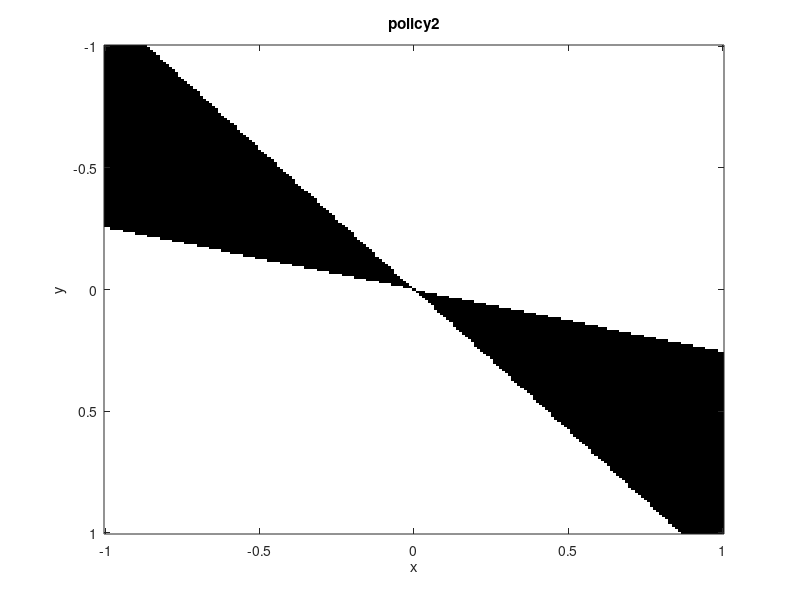
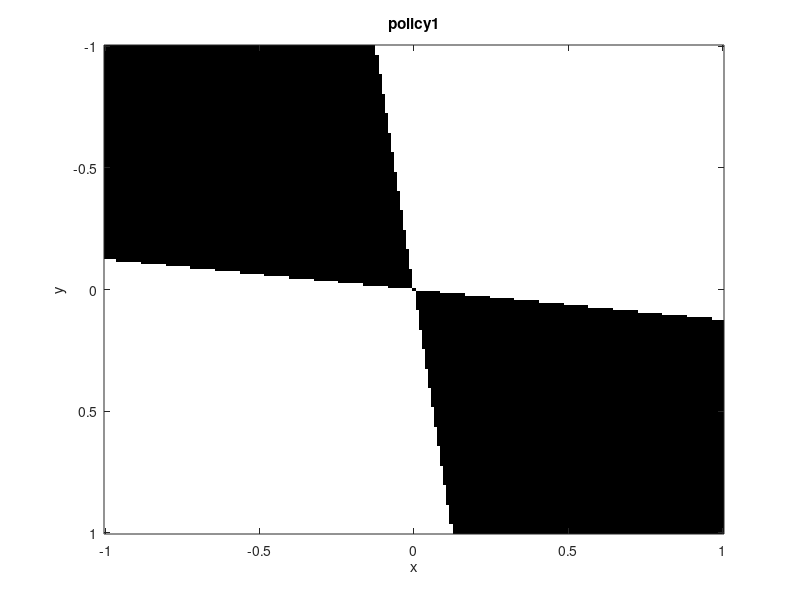
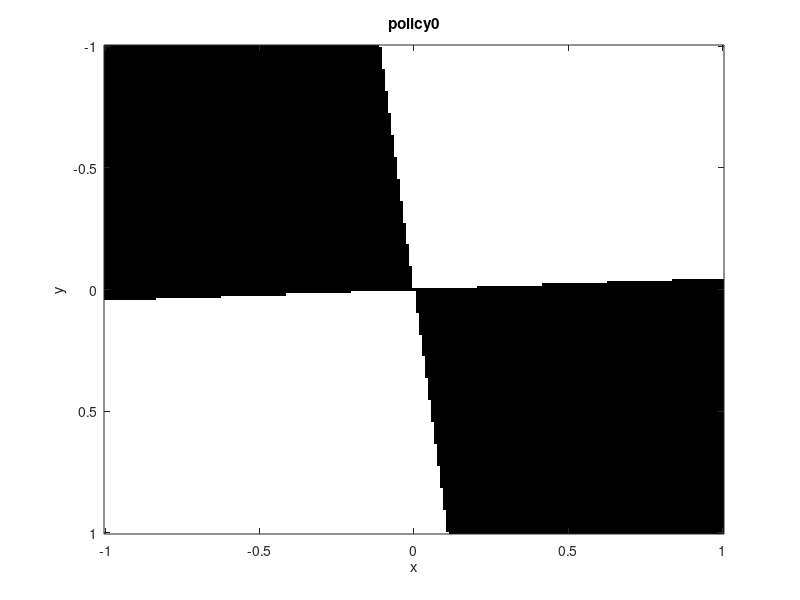
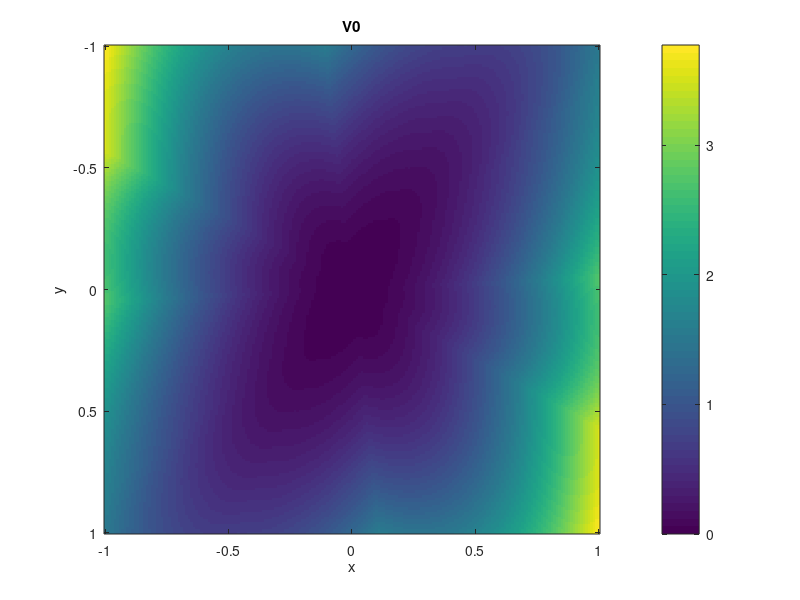

Write the MATLAB code that produced these figures, in order.
A = [0.75, -1; 1, 0.75];
B = [1, 0.5; 0.5, 0.5];
xv = -1:0.01:1;
yv = 1:-0.01:-1;
n = 2/(0.01) + 1;
[X,Y] = meshgrid(xv,yv);
xlist = [X(:),Y(:)]';
V =@(x) 1/2 * x' * x;
V2 =@(x) min([V(x) + V(A*x),V(x) + V(B*x)]);
V1 =@(x) min(V(x) + V2(A*x),V(x) + V2(B*x));
V0 = @(x) min(V(x) + V1(A*x),V(x) + V1(B*x));
pi2 = zeros(n,n);
pi1 = zeros(n,n);
pi0 = zeros(n,n);
V0m = zeros(n,n);
for i = 1:n
    for j = 1:n
        x = xlist(:,(i-1)*n + j);
        [M,I] = min([V(x) + V(A*x),V(x) + V(B*x)]);
        pi2(j,i) = I-1;
        [M,I] = min([V(x) + V2(A*x),V(x) + V2(B*x)]);
        pi1(j,i) = I-1;
        [M,I] = min([V(x) + V1(A*x),V(x) + V1(B*x)]);
        pi0(j,i) = I-1;
        V0m(j,i) = V0(x);
    end
end
xa = -1:0.01:1;
ya = 1:-0.01:-1;
figure;
imagesc(xa,ya,pi2);
colormap(gray(255))
title('policy2')
xlabel('x')
ylabel('y')
saveas(gcf,'p2.png');

figure;
imagesc(xa,ya,pi1);
colormap(gray(255))
title('policy1')
xlabel('x')
ylabel('y')
saveas(gcf,'p1.png');

figure;
imagesc(xa,ya,pi0);
colormap(gray(255))
title('policy0')
xlabel('x')
ylabel('y')
saveas(gcf,'p0.png');

figure;
imagesc(xa,ya,V0m);
title('V0')
xlabel('x')
ylabel('y')
colorbar
saveas(gcf,'V0.png');

% M1 = A' * A ;
% M2 = B' * B ;
% 
% % syms x y
% % X = [x;y];
% % circle = X'* (M1- M2)* X == 0 ;
% % ezplot(circle, [-1,1,-1,1])
% 
% M11 = A' * A' * A * A;
% M22 = B' * B' * B * B;
% M12 = A' * B' * B * A;
% M21 = B' * A' * A * B;
% 
% % syms x y
% % X = [x;y];
% % f1 = feval(symengine,'min',X'* (M11 + M1)* X,X'* (M12 + M1)* X);
% % f2 = feval(symengine,'min',X'* (M22 + M2)* X,X'* (M21 + M2)* X);
% % circle = f1 == f2 ;
% % ezplot(circle, [-1,1,-1,1])
% 
% syms x y
% X = [x;y];
% X1 = A * [x;y];
% X2 = B * [x;y];
% f11 = feval(symengine,'min',X1'* (M11 + M1)* X1,X1'* (M12 + M1)* X1);
% f21 = feval(symengine,'min',X1'* (M22 + M2)* X1,X1'* (M21 + M2)* X1);
% 
% f12 = feval(symengine,'min',X2'* (M11 + M1)* X2,X2'* (M12 + M1)* X2);
% f22 = feval(symengine,'min',X2'* (M22 + M2)* X2,X2'* (M21 + M2)* X2);
% fA = feval(symengine,'min',f11,f21);
% fB = feval(symengine,'min',f12,f22);
% 
% fsurf(fA, [-1,1,-1,1])